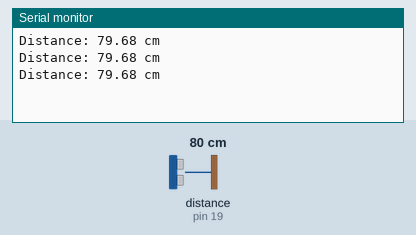
Recording of a sketch running on a simulated Arduino Uno, built with avr-gcc and run on an emulated ATmega328P. Shown: the last lines printed to the serial monitor. Wiring (inferred from the names in the program): ultrasonic range finder: trigger pin 18; echo pin 19. The test bench sets the inputs (shaded band); at power-on: distance to the obstacle (sensor on pin 19) 80 cm. The echo pulse lasts 58.3 µs per cm.

Above: at 1.3 s.
1.4 s: distance to the obstacle (sensor on pin 19) set to 2 cm
At 1.9 s:
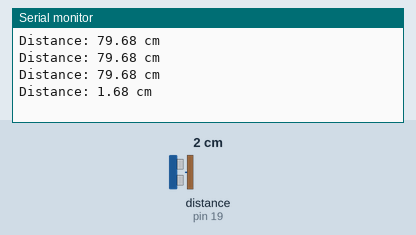
2.9 s: distance to the obstacle (sensor on pin 19) set to 4 cm
At 3.4 s:
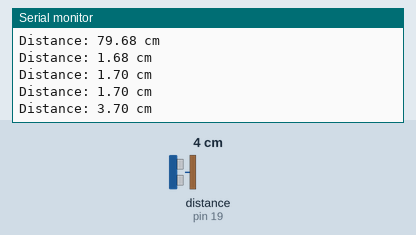
Timing chart, 0 to 5.9 s (numbered marks = the images above; inputs shaded):
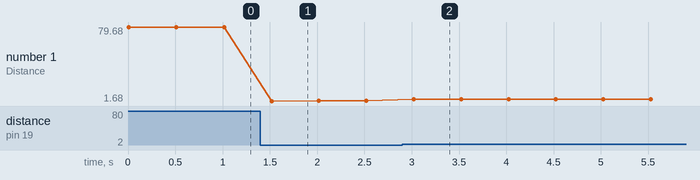

Measured:
- after the input at 1.4 s, the serial monitor: prints a new line after 0.12 s (image 1)
- after the input at 2.9 s, the serial monitor: prints a new line after 0.12 s (image 2)
- plotted number 1: 79.68 → 1.7 after the input at 1.4 s, 1.7 → 3.7 after the input at 2.9 s

The sketch:

HOME_DEFENSE_DAY1.ino
```cpp
const int trigPin = 18;
const int echoPin = 19;


void setup() {
  Serial.begin(9600);
  pinMode(trigPin, OUTPUT);
  pinMode(echoPin, INPUT);
}

void loop() {
  long duration;
  float distance;

  // Send a 10 microsecond pulse to trigger
  digitalWrite(trigPin, LOW);
  delayMicroseconds(2);
  digitalWrite(trigPin, HIGH);
  delayMicroseconds(10);
  digitalWrite(trigPin, LOW);

  // Read the echo pin and calculate the distance
  duration = pulseIn(echoPin, HIGH);

  // The ultra-sonic sensor measures time in microseconds.
  // We want the distance measurement in cm.
  // We need to conver the speed of sound to cm/microsecond.

  // Speed of sound is 343 m/s -> 34,300 cm/s
  // There are 1,000,000 microseconds in 1 second
  // 34,300cm/s / 1,000,000 microseconds/s = 0.0343 cm/microsecond

  // Divide final answer by 2 since the time measured is the time it takes
  // for the sound to hit the object and bounce back. We just want the
  // distance to the object, not the distance to the object and back.
  distance = (duration * 0.0343) / 2;

  // Print the distance to the Serial Monitor
  Serial.print("Distance: ");
  Serial.print(distance);
  Serial.println(" cm");

  delay(500); // Wait half a second before next reading
}
```
